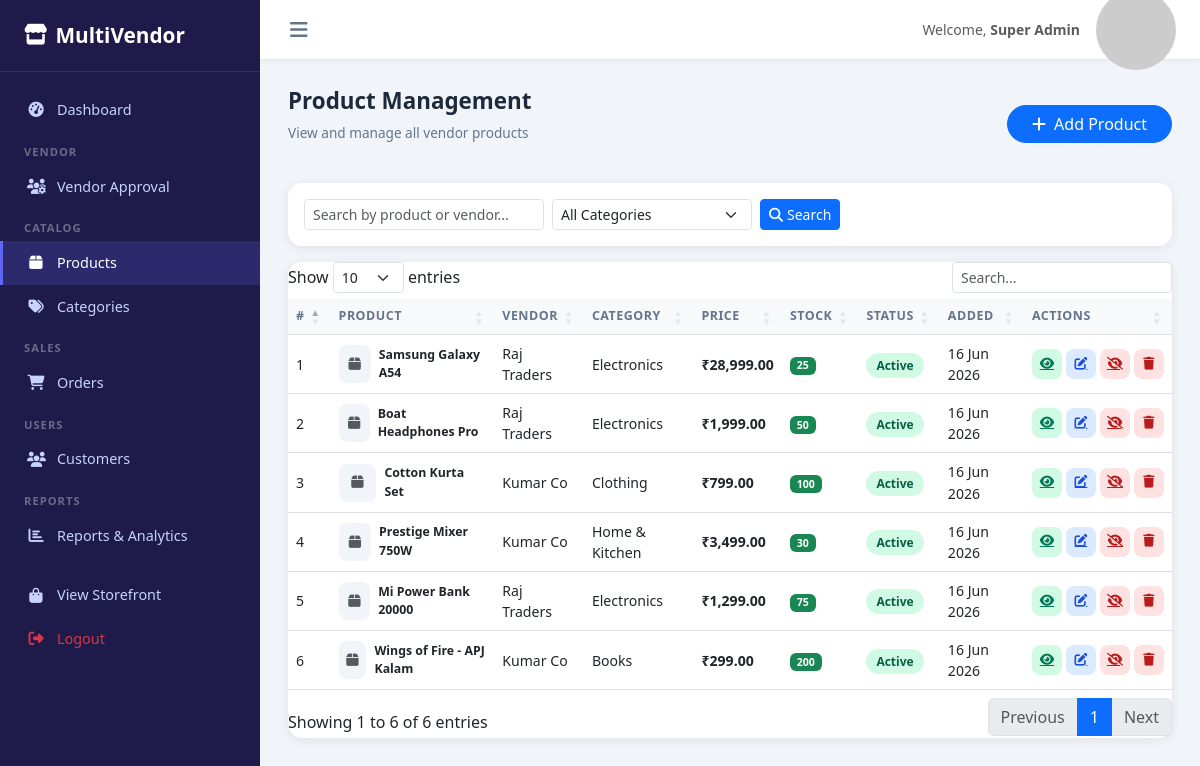
Screenshot of /admin/pages/products.php (signed in) with the database file from the repository.
### tables this page shows
CREATE TABLE IF NOT EXISTS products (
    id INT AUTO_INCREMENT PRIMARY KEY,
    vendor_id INT NOT NULL,
    category_id INT,
    name VARCHAR(200) NOT NULL,
    description TEXT,
    price DECIMAL(10,2) NOT NULL,
    original_price DECIMAL(10,2),
    stock INT DEFAULT 0,
    image VARCHAR(255),
    status ENUM('active','inactive') DEFAULT 'active',
    created_at TIMESTAMP DEFAULT CURRENT_TIMESTAMP,
    FOREIGN KEY (vendor_id) REFERENCES vendors(id) ON DELETE CASCADE,
    FOREIGN KEY (category_id) REFERENCES categories(id) ON DELETE SET NULL
);

CREATE TABLE IF NOT EXISTS vendors (
    id INT AUTO_INCREMENT PRIMARY KEY,
    name VARCHAR(100) NOT NULL,
    email VARCHAR(150) UNIQUE NOT NULL,
    phone VARCHAR(20),
    password VARCHAR(255) NOT NULL,
    business_name VARCHAR(150),
    business_address TEXT,
    status ENUM('pending','approved','rejected') DEFAULT 'pending',
    created_at TIMESTAMP DEFAULT CURRENT_TIMESTAMP
);

CREATE TABLE IF NOT EXISTS categories (
    id INT AUTO_INCREMENT PRIMARY KEY,
    name VARCHAR(100) NOT NULL,
    slug VARCHAR(120) UNIQUE NOT NULL,
    parent_id INT DEFAULT NULL,
    status TINYINT(1) DEFAULT 1,
    created_at TIMESTAMP DEFAULT CURRENT_TIMESTAMP
);

### admin/pages/products.php (the view, shortened to what this page needs)
<?php
require_once '../includes/db.php';
$search   = isset($_GET['s']) ? mysqli_real_escape_string($conn, $_GET['s']) : '';
$conditions = [];
$where = $conditions ? 'WHERE ' . implode(' AND ', $conditions) : '';
$products = mysqli_query($conn, "SELECT p.*, v.name as vendor_name, c.name as category_name FROM products p LEFT JOIN vendors v ON p.vendor_id=v.id LEFT JOIN categories c ON p.category_id=c.id $where ORDER BY p.created_at DESC");
include '../includes/header.php';
?>
<div class="d-flex justify-content-between align-items-center mb-4">
    <div>
        <h4 class="page-title">Product Management</h4>
        <p class="page-subtitle">View and manage all vendor products</p>
    </div>
    <a href="add_product.php" class="btn btn-primary rounded-pill px-4">
        <i class="fas fa-plus me-2"></i>Add Product
    </a>
</div>
<div class="card mb-3">
    <div class="card-body py-3">
        <form method="GET" class="d-flex gap-2 flex-wrap">
            <input type="text" name="s" class="form-control form-control-sm" style="max-width:240px;" placeholder="Search by product or vendor..." value="<?php echo htmlspecialchars($search); ?>">
            <select name="cat" class="form-select form-select-sm" style="max-width:200px;">
                <option value="">All Categories</option>
            </select>
            <button class="btn btn-sm btn-primary"><i class="fas fa-search me-1"></i>Search</button>
        </form>
    </div>
</div>
<div class="card">
    <div class="card-body p-0">
        <div class="table-responsive">
            <table class="table table-hover datatable mb-0">
                <thead class="table-light">
                    <tr>
                        <th>#</th>
                        <th>Product</th>
                        <th>Vendor</th>
                        <th>Category</th>
                        <th>Price</th>
                        <th>Stock</th>
                        <th>Status</th>
                        <th>Added</th>
                        <th>Actions</th>
                    </tr>
                </thead>
                <tbody>
                    <?php if($products && mysqli_num_rows($products) > 0):
                        $i=1; while($p = mysqli_fetch_assoc($products)): ?>
                    <tr>
                        <td><?php echo $i++; ?></td>
                        <td>
                            <div class="d-flex align-items-center gap-2">
                                <?php if($p['image'] && file_exists('../../vendor/uploads/products/' . $p['image'])): ?>
                                <img src="../../vendor/uploads/products/<?php echo $p['image']; ?>" class="vendor-logo" alt="">
                                <?php else: ?>
                                <div class="vendor-logo d-flex align-items-center justify-content-center text-muted"><i class="fas fa-box"></i></div>
                                <?php endif; ?>
                                <span class="small fw-semibold"><?php echo htmlspecialchars($p['name']); ?></span>
                            </div>
                        </td>
                        <td class="small"><?php echo htmlspecialchars($p['vendor_name'] ?? '-'); ?></td>
                        <td class="small"><?php echo htmlspecialchars($p['category_name'] ?? '-'); ?></td>
                        <td class="small fw-semibold">₹<?php echo number_format($p['price'], 2); ?></td>
                        <td>
                            <span class="badge <?php echo $p['stock'] > 10 ? 'bg-success' : ($p['stock'] > 0 ? 'bg-warning text-dark' : 'bg-danger'); ?>">
                                <?php echo $p['stock']; ?>
                            </span>
                        </td>
                        <td>
                            <span class="status-badge <?php echo $p['status']==='active'?'badge-approved':'badge-inactive'; ?>">
                                <?php echo ucfirst($p['status']); ?>
                            </span>
                        </td>
                        <td class="small"><?php echo date('d M Y', strtotime($p['created_at'])); ?></td>
                        <td>
                            <div class="d-flex gap-1">
                                <a href="product_view.php?id=<?php echo $p['id']; ?>" class="action-btn view" title="View Details">
                                    <i class="fas fa-eye"></i>
                                </a>
                                <a href="add_product.php?edit=<?php echo $p['id']; ?>" class="action-btn edit" title="Edit">
                                    <i class="fas fa-edit"></i>
                                </a>
                                <a href="?toggle=<?php echo $p['id']; ?>" class="action-btn <?php echo $p['status']==='active'?'reject':'approve'; ?>" title="Toggle Status">
                                    <i class="fas <?php echo $p['status']==='active'?'fa-eye-slash':'fa-eye'; ?>"></i>
                                </a>
                                <button class="action-btn delete" onclick="confirmDelete('?delete=<?php echo $p['id']; ?>','Delete this product?')">
                                    <i class="fas fa-trash"></i>
                                </button>
                            </div>
                        </td>
                    </tr>
                    <?php endwhile; else: ?>
                    <tr><td colspan="9" class="text-center py-4 text-muted">No products found</td></tr>
                    <?php endif; ?>
                </tbody>
            </table>
        </div>
    </div>
</div>
<?php include '../includes/footer.php'; ?>

### admin/css/admin.css (style rules this page uses)
:root { --sidebar-width: 260px; --sidebar-bg: #1e1b4b; --sidebar-accent: #6366f1; --sidebar-text: #c7d2fe; --topbar-height: 60px; --card-shadow: 0 2px 12px rgba(0,0,0,0.08); }
* { box-sizing: border-box; margin: 0; padding: 0; }
body { font-family: 'Segoe UI', sans-serif; background: #f1f5f9; }
.card { border: none; border-radius: 14px; box-shadow: var(--card-shadow); }
.badge-approved { background: #d1fae5; color: #065f46; }
.status-badge { padding: 4px 10px; border-radius: 20px; font-size: 0.75rem; font-weight: 600; }
.table th { font-size: 0.78rem; text-transform: uppercase; letter-spacing: 0.5px; color: #64748b; font-weight: 600; }
.table td { vertical-align: middle; font-size: 0.88rem; }
.page-title { font-size: 1.4rem; font-weight: 700; color: #1e293b; }
.page-subtitle { font-size: 0.85rem; color: #64748b; }
.action-btn { width: 30px; height: 30px; border-radius: 8px; border: none; display: inline-flex; align-items: center; justify-content: center; font-size: 0.8rem; cursor: pointer; }
.action-btn.edit { background: #dbeafe; color: #1d4ed8; }
.action-btn.delete { background: #fee2e2; color: #b91c1c; }
.action-btn.view { background: #d1fae5; color: #047857; }
.action-btn.reject { background: #fee2e2; color: #b91c1c; }
.vendor-logo { width: 38px; height: 38px; border-radius: 8px; object-fit: cover; background: #f1f5f9; }

### rows the page displays
products: name "Samsung Galaxy A54", vendor.name "Raj Traders", category.name "Electronics", price "28,999.00", stock "25", status "Active", created_at "16 Jun 2026"
products: name "Boat Headphones Pro", vendor.name "Raj Traders", category.name "Electronics", price "1,999.00", stock "50", status "Active", created_at "16 Jun 2026"
products: name "Cotton Kurta Set", vendor.name "Kumar Co", category.name "Clothing", price "799.00", stock "100", status "Active", created_at "16 Jun 2026"
products: name "Prestige Mixer 750W", vendor.name "Kumar Co", category.name "Home & Kitchen", price "3,499.00", stock "30", status "Active", created_at "16 Jun 2026"
products: name "Mi Power Bank 20000", vendor.name "Raj Traders", category.name "Electronics", price "1,299.00", stock "75", status "Active", created_at "16 Jun 2026"
products: name "Wings of Fire - APJ Kalam", vendor.name "Kumar Co", category.name "Books", price "299.00", stock "200", status "Active", created_at "16 Jun 2026"

### other values shown
$_SESSION['admin_name'] "Super Admin"
